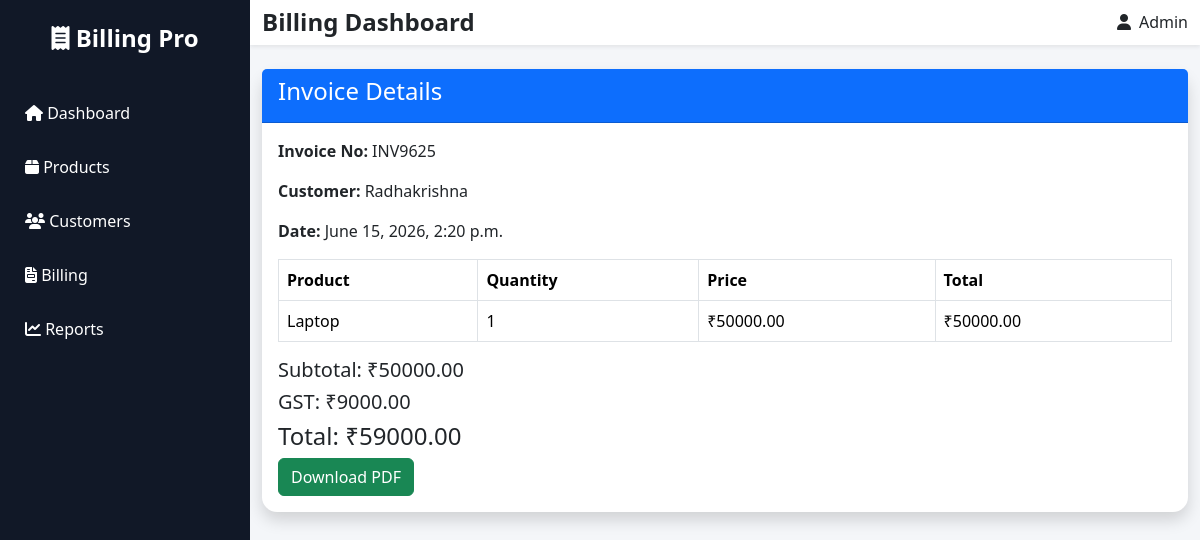
Page /billing/invoice/1/ on the committed database.
### billing/models.py (models this page shows, shortened)
class Invoice(models.Model):
    invoice_no = models.CharField(
        max_length=20,
        unique=True
    )
    customer = models.ForeignKey(
        Customer,
        on_delete=models.CASCADE
    )
    subtotal = models.DecimalField(
        max_digits=10,
        decimal_places=2,
        default=0
    )
    gst = models.DecimalField(
        max_digits=10,
        decimal_places=2,
        default=0
    )
    total = models.DecimalField(
        max_digits=10,
        decimal_places=2,
        default=0
    )
    created_at = models.DateTimeField(
        auto_now_add=True
    )

class InvoiceItem(models.Model):
    invoice = models.ForeignKey(
        Invoice,
        on_delete=models.CASCADE
    )
    product = models.ForeignKey(
        Product,
        on_delete=models.CASCADE
    )
    quantity = models.IntegerField()
    price = models.DecimalField(
        max_digits=10,
        decimal_places=2
    )
    total = models.DecimalField(
        max_digits=10,
        decimal_places=2
    )

### customers/models.py (models this page shows, shortened)
class Customer(models.Model):
    name = models.CharField(max_length=100)
    mobile = models.CharField(max_length=15)
    email = models.EmailField()
    address = models.TextField()

### products/models.py (models this page shows, shortened)
class Product(models.Model):
    name = models.CharField(max_length=200)
    category = models.CharField(max_length=100)
    price = models.DecimalField(
        max_digits=10,
        decimal_places=2
    )
    stock = models.IntegerField()
    created_at = models.DateTimeField(
        auto_now_add=True
    )

### billing/views.py (the view)
def invoice_detail(request, id):
    invoice = Invoice.objects.get(id=id)
    items = InvoiceItem.objects.filter(
        invoice=invoice
    )
    return render(
        request,
        'billing/invoice_detail.html',
        {
            'invoice': invoice,
            'items': items
        }
    )

### templates/billing/invoice_detail.html
{% extends 'base.html' %}
{% block content %}
<div class="card shadow">
    <div class="card-header bg-primary text-white">
        <h4>Invoice Details</h4>
    </div>
    <div class="card-body">
        <p>
            <strong>Invoice No:</strong>
            {{ invoice.invoice_no }}
        </p>
        <p>
            <strong>Customer:</strong>
            {{ invoice.customer.name }}
        </p>
        <p>
            <strong>Date:</strong>
            {{ invoice.created_at }}
        </p>
        <table class="table table-bordered">
            <thead>
                <tr>
                    <th>Product</th>
                    <th>Quantity</th>
                    <th>Price</th>
                    <th>Total</th>
                </tr>
            </thead>
            <tbody>
                {% for item in items %}
                <tr>
                    <td>{{ item.product.name }}</td>
                    <td>{{ item.quantity }}</td>
                    <td>₹{{ item.price }}</td>
                    <td>₹{{ item.total }}</td>
                </tr>
                {% endfor %}
            </tbody>
        </table>
        <h5>
            Subtotal: ₹{{ invoice.subtotal }}
        </h5>
        <h5>
            GST: ₹{{ invoice.gst }}
        </h5>
        <h4>
            Total: ₹{{ invoice.total }}
        </h4>
        <a
            href="{% url 'download_invoice' invoice.id %}"
            class="btn btn-success">
            Download PDF
        </a>
    </div>
</div>
{% endblock %}

### static/css/style.css (style rules this page uses)
body { background:#f4f6f9; overflow-x:hidden; }
.card { border:none; border-radius:15px; box-shadow:0 4px 15px rgba(0,0,0,.08); }
body { overflow-x:hidden; }
.card { margin-bottom:20px; }

### rows in the picture
Invoice: invoice_no "INV9625", customer.name "Radhakrishna", created_at "June 15, 2026, 2:20 p.m.", subtotal "50000.00", gst "9000.00", total "59000.00"
InvoiceItem: product.name "Laptop", quantity "1", price "50000.00", total "50000.00"
